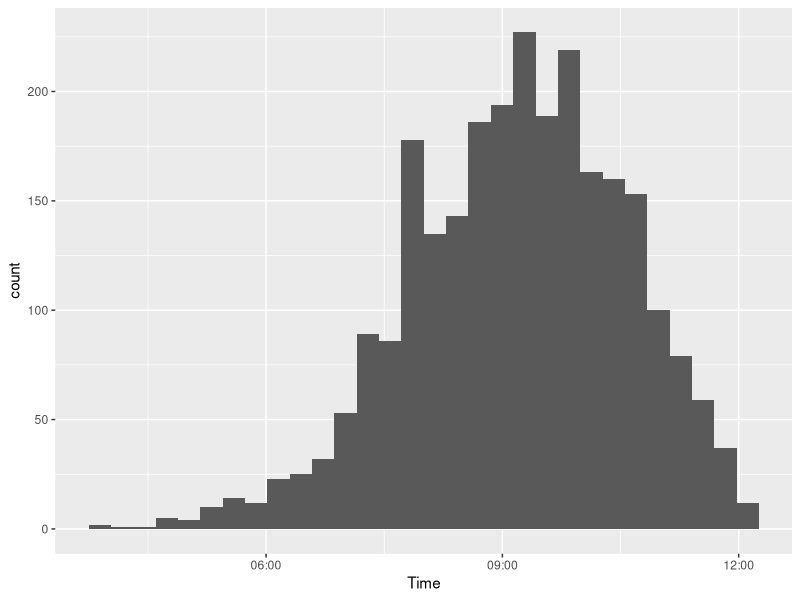

Write the R code that produced this figure. (Note: this script raises an error after producing the figure.)
## ---- chunk 1
# Load all of the packages that I need.

# Notice that the parameter "echo" was set to FALSE for this code chunk.
# This prevents the code from displaying in the knitted HTML output.

library(ggplot2)
library(dplyr)
library(gridExtra)
library(GGally)
## ---- chunk 2
# Load the Data, combine the two datasets and print some basics
weissensee <-read.csv("data/weissensee_results.csv", header=TRUE, sep = ";") 

dim(weissensee)
str(weissensee)
## ---- chunk 3
#plot histograms of interesting features
#finish time
weissensee$Time <- as.POSIXct(strptime(weissensee$Time, format="%H:%M:%S"))
ggplot(data = weissensee, aes(x=Time)) + geom_histogram()
#summary(weissensee$Time)

#country
ggplot(data = weissensee, aes(x=Country)) + geom_histogram()
summary(weissensee$Country)
